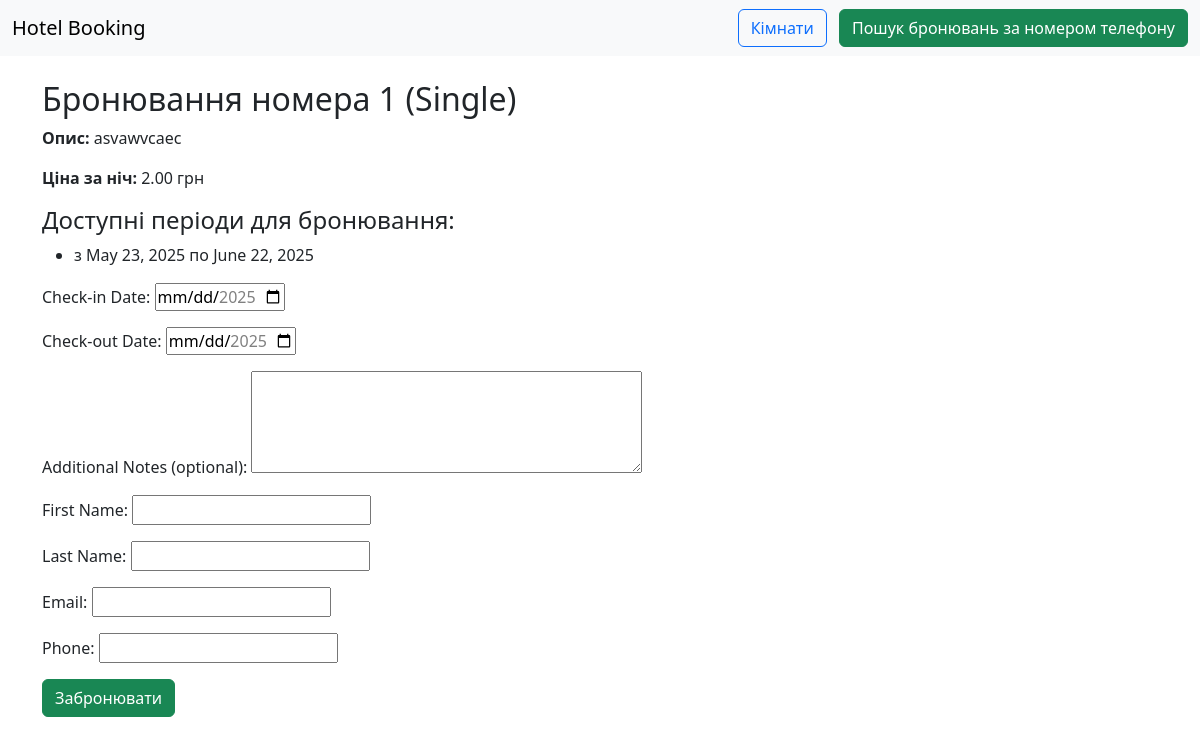
The page /rooms/3/book/ on the database as committed earlier.
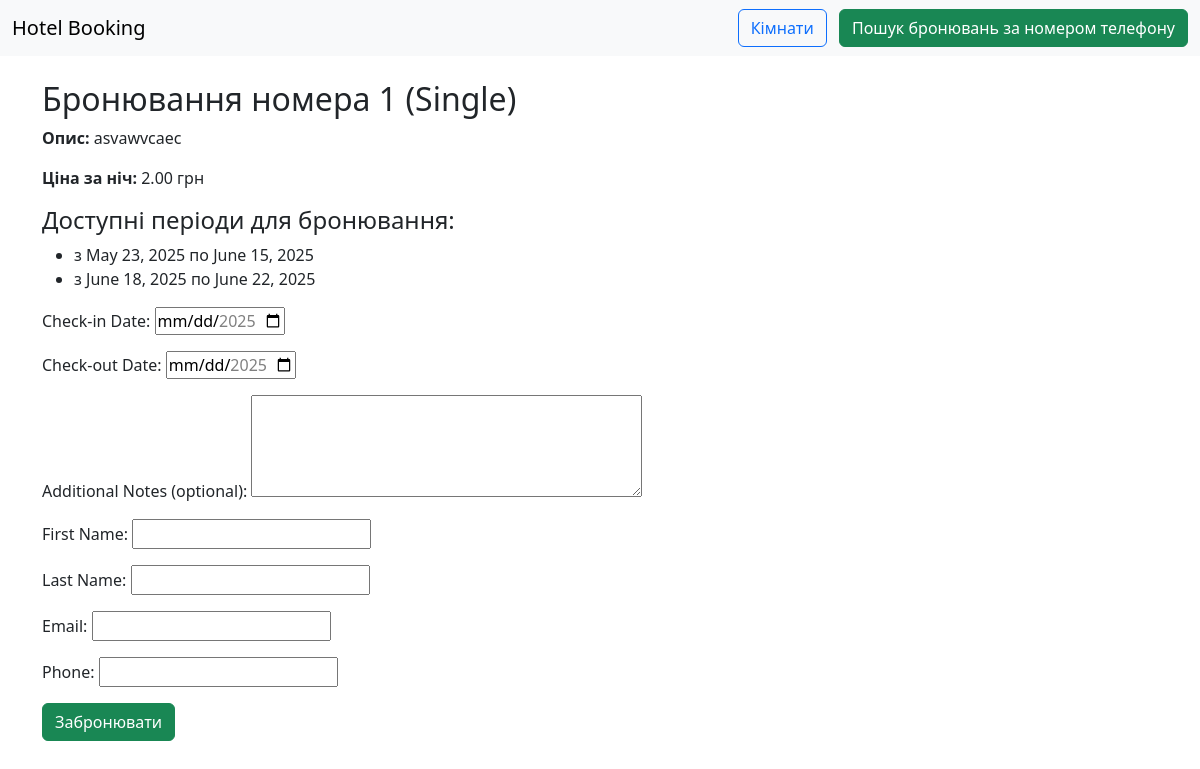
The same page on the database as committed later.
### hotel/models.py (models this page shows, shortened)
class Booking(models.Model):
    class BookingStatus(models.TextChoices):
        CONFIRMED   = 'confirmed', 'Confirmed'
        CANCELED    = 'canceled', 'Canceled'
        CHECKED_IN  = 'checked_in', 'Checked In'
        CHECKED_OUT = 'checked_out', 'Checked Out'
    class BookingChannel(models.TextChoices):
        ONLINE     = 'online', 'Online'
        PHONE      = 'phone', 'Phone'
        IN_PERSON  = 'in_person', 'In Person'
        AGENT      = 'agent', 'Travel Agent'
    room = models.ForeignKey(Room, on_delete=models.CASCADE)
    guest = models.ForeignKey(Guest, on_delete=models.CASCADE)
    check_in_date = models.DateField()
    check_out_date = models.DateField()
    booking_date = models.DateTimeField(auto_now_add=True)
    status = models.CharField(
        max_length=12,
        choices=BookingStatus.choices,
        default=BookingStatus.CONFIRMED,
    )
    booking_channel = models.CharField(
        max_length=10,
        choices=BookingChannel.choices,
        default=BookingChannel.ONLINE,
    )
    notes = models.TextField(blank=True, null=True)
    class Meta:
        ordering = ['-booking_date']
        verbose_name = 'Booking'
        verbose_name_plural = 'Bookings'

### hotel/views/booking.py (the view, shortened to what this page needs)
# urls.py: path('rooms/<int:pk>/book/', BookingCreateView.as_view(), name='book_room'),
class BookingCreateView(CreateView):
    form_class = BookingForm
    template_name = 'bookings/book.html'
    success_url = reverse_lazy('booking_list')
    def dispatch(self, request, *args, **kwargs):
        self.room = get_object_or_404(Room, pk=self.kwargs['pk'])
        return super().dispatch(request, *args, **kwargs)
    def get_form_kwargs(self):
        kwargs = super().get_form_kwargs()
        kwargs['room'] = self.room
        return kwargs
    def get_context_data(self, **kwargs):
        context = super().get_context_data(**kwargs)
        context['room'] = self.room
        context['available_periods'] = self.room.get_available_periods()
        return context

### hotel/models.py (called while the page is built)
    def get_available_periods(self, max_days=30):
        today = date.today()
        max_date = today + timedelta(days=max_days)
        bookings = Booking.objects.filter(
            room=self,
            status__in=['confirmed', 'checked_in'],
            check_out_date__gte=today,
            check_in_date__lte=max_date
        ).order_by('check_in_date')
        periods = []
        current_date = today
        if not bookings.exists():
            return [(today, max_date)]
        for booking in bookings:
            if current_date < booking.check_in_date:
                periods.append((current_date, booking.check_in_date))
            current_date = max(current_date, booking.check_out_date)
        if current_date < max_date:
            periods.append((current_date, max_date))
        return periods

### hotel/templates/bookings/book.html (shortened to what this page needs)
{% extends 'base.html' %}
{% block content %}
  <h2>Бронювання номера {{ room.room_number }} ({{ room.get_room_type_display }})</h2>
  <p><strong>Опис:</strong> {{ room.description }}</p>
  <p><strong>Ціна за ніч:</strong> {{ room.price_per_night }} грн</p>
  <h4>Доступні періоди для бронювання:</h4>
  <ul>
    {% for start, end in available_periods %}
      <li>з {{ start }} по {{ end }}</li>
    {% empty %}
      <li>Немає доступних дат для бронювання</li>
    {% endfor %}
  </ul>
  <form method="post">
    {{ form.as_p }}
    <button type="submit" class="btn btn-success">Забронювати</button>
  </form>
{% endblock %}

Rows that differ between the two databases and show on the page:
added Booking: available_periods "June 15, 2025", available_periods "June 18, 2025"
Other text that changed with them:
new list line: "з May 23, 2025 по"
new list line: "з по June 22, 2025"
list line gone: "з May 23, 2025 по June 22, 2025"
